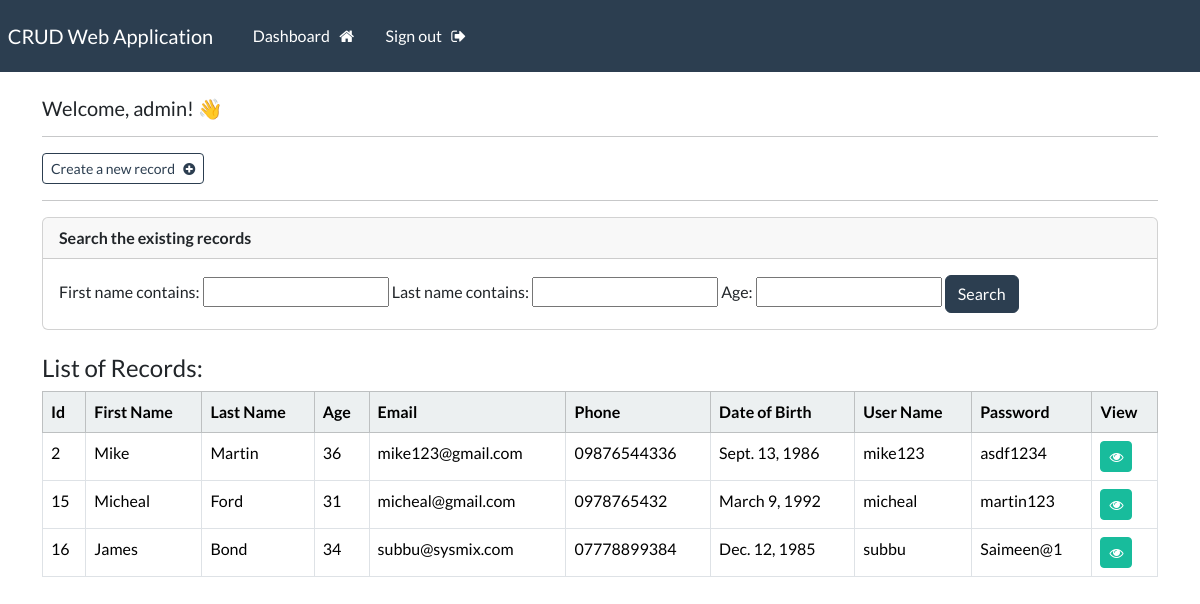
The page /dashboard/ (signed in) on the database its author committed.
### person_app/models.py (models this page shows, shortened)
class Person(models.Model):
    first_name = models.CharField(max_length=100)
    last_name = models.CharField(max_length=100)
    age = models.IntegerField()
    email_id = models.EmailField()
    phone_number = models.CharField(max_length=20)
    date_of_birth = models.DateField()
    username = models.CharField(max_length=100)
    password = models.CharField(max_length=100)

### person_app/decorators.py (the view)
        def wrapper_func(request, *args, **kwargs):
            group = None
            if request.user.groups.exists():
                group = request.user.groups.all()[0].name
            if group in allowed_roles:
                return view_func(request, *args, **kwargs)
            else:
                return redirect('filter-records')

### person_app/views.py (called while the page is built)
@login_required(login_url='user-login')
@allowed_users(allowed_roles=['admin'])
def dashboard(request):
    person_records = Person.objects.all()
    myFilter = PersonFilter()
    context = {'records': person_records,
               'filtersform': myFilter.form,}
    return render(request, 'person_app/dashboard.html', context=context)

### templates/person_app/dashboard.html (shortened to what this page needs)
{% extends 'person_app/base.html' %}
{% block content %}
<h5>Welcome, {{user}}! 👋</h5>
<hr />
{% if records %}
<a class="btn btn-outline-primary btn-sm" href="{% url 'create-record' %}">
  Create a new record &nbsp;
  <i class="fa fa-plus-circle" aria-hidden="true"></i>
</a>
{% endif %}
<hr />
<div class="card">
  <div class="card-header">
      <strong>Search the existing records</strong>
  </div>
  <div class="card-body">
      <form method="get" autocomplete="off" action = "{% url 'filter-records' %}" >
        {{filtersform}}
        <button class="btn btn-primary" type="submit">
          Search
        </button>
      </form>
    </div>
</div>
<br>
{% if records %}
<table class="table table-hover table-bordered">
  <h4> List of Records: </h4>
  <thead class="table-light">
    <tr>
      <th scope="col">Id</th>
      <th scope="col">First Name</th>
      <th scope="col">Last Name</th>
      <th scope="col">Age</th>
      <th scope="col">Email</th>
      <th scope="col">Phone</th>
      <th scope="col">Date of Birth</th>
      <th scope="col">User Name</th>
      <th scope="col">Password</th>
      <th scope="col"> View </th>
    </tr>
  </thead>
  <tbody>
     {% for record in records %}
    <tr>
      <td>{{record.id}}</td>
      <td>{{record.first_name}}</td>
      <td>{{record.last_name}}</td>
      <td>{{record.age}}</td>
      <td>{{record.email_id}}</td>
      <td>{{record.phone_number}}</td>
      <td>{{record.date_of_birth}}</td>
      <td>{{record.username}}</td>
      <td>{{record.password}}</td>
      <td>
        <a class="btn btn-success btn-sm" href="{% url 'record' record.id %}">
          <i class="fa fa-eye" aria-hidden="true"></i>
        </a>
      </td>
    </tr>
    {% endfor %}
  </tbody>
</table>
{% endif %}
{% endblock %}

### templates/person_app/base.html (shortened to what this page needs)
{% load static %}
<!DOCTYPE html>
<html>
  <head>
    <link
      rel="stylesheet"
      type="text/css"
      href="https://bootswatch.com/5/flatly/bootstrap.min.css"
    />
    <link
      rel="stylesheet"
      type="text/css"
      href="{% static 'css/styles.css' %}"
    />
    <link
      rel="stylesheet"
      href="https://cdnjs.cloudflare.com/ajax/libs/font-awesome/4.7.0/css/font-awesome.min.css"
    />
  </head>
  <body>
    {% include 'person_app/navbar.html' %}
    <div class="container">
      <br />
      {% block content %} {% endblock %}
    </div>
  </body>
</html>

### templates/person_app/navbar.html (shortened to what this page needs)
<nav
  class="navbar navbar-expand-lg navbar-dark bg-primary justify-content-center"
>
  <a class="navbar-brand main-heading" href="{% url '' %}">
    &nbsp; CRUD Web Application
  </a>
  <div class="collapse navbar-collapse text-center" id="navbarNavDropdown">
    <ul class="navbar-nav mr-auto">
      &nbsp; &nbsp; &nbsp; {% if user.is_authenticated %}
      {% if request.user.is_superuser %}
        <li class="nav-item">
          <a class="nav-link" href="{% url 'dashboard' %}">Dashboard &nbsp; <i class="fa fa-home" aria-hidden="true"></i></a>
        </li>
      {% endif %}
      <li class="nav-item">
        <a class="nav-link" href="{% url 'user-logout' %}"
          >Sign out &nbsp; <i class="fa fa-sign-out" aria-hidden="true"></i>
        </a>
      </li>
    </ul>
    {% endif %}
  </div>
</nav>

### rows shown on the page
Person: id "2", first_name "Mike", last_name "Martin", age "36", email_id "mike123@gmail.com", phone_number "09876544336", date_of_birth "Sept. 13, 1986", username "mike123", password "asdf1234"
Person: id "15", first_name "Micheal", last_name "Ford", age "31", email_id "micheal@gmail.com", phone_number "0978765432", date_of_birth "March 9, 1992", username "micheal", password "martin123"
Person: id "16", first_name "James", last_name "Bond", age "34", email_id "subbu@sysmix.com", phone_number "07778899384", date_of_birth "Dec. 12, 1985", username "subbu", password "Saimeen@1"

### other values the page prints
{{ user }} "admin"
